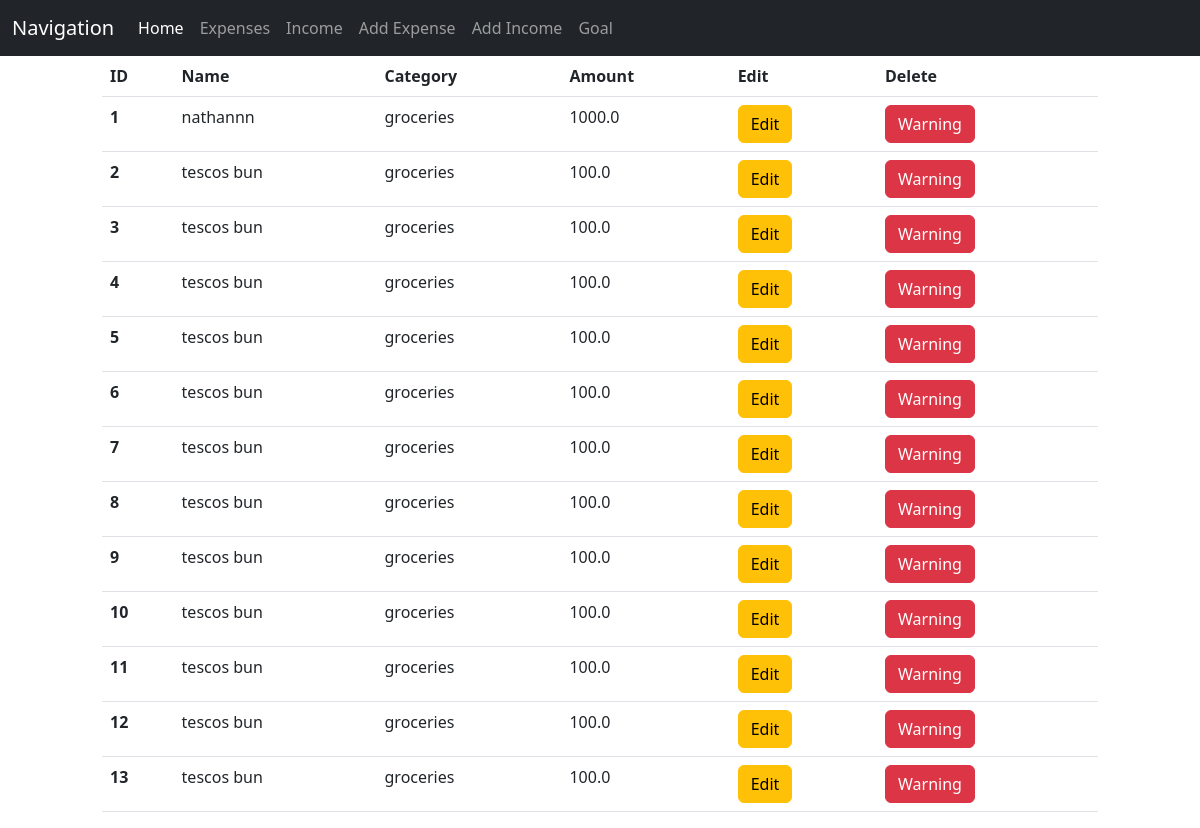
Page /Expense on the earlier database version.
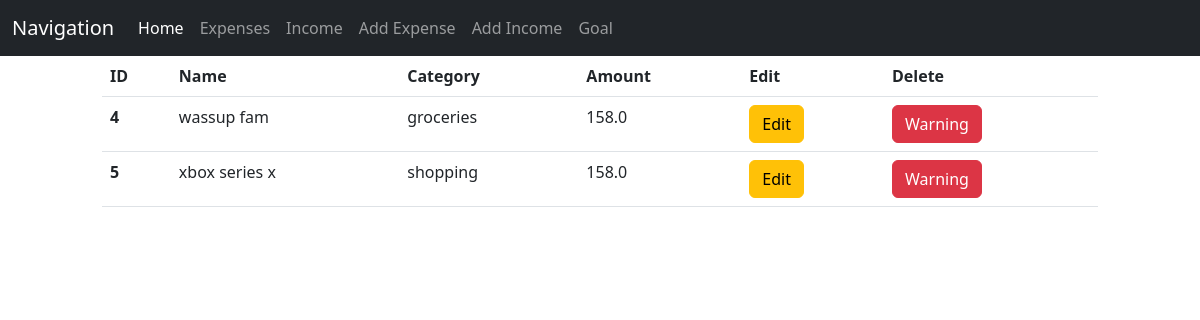
Same page on the later database version.
### app/models.py (models this page shows)
class expense(db.Model):
    id = db.Column(db.Integer, primary_key=True)
    name = db.Column(db.String(30), nullable=False, unique=True)
    category = db.Column(db.String(30), nullable=False)
    amount = db.Column(db.Float, nullable = False)

### app/views.py (the view)
@app.route('/Expense')
def Expense():
    if (expense.query.first() == None):
        entries = []
    else:
        entries = expense.query.all()
    return render_template('Expense.html', title = 'Expenses', entries = entries)

### app/templates/Expense.html
{% extends 'layout.html' %}
{% block content %}
<table class="table table-hover">
    <thead>
      <tr>
        <th scope="col">ID</th>
        <th scope="col">Name</th>
        <th scope="col">Category</th>
        <th scope="col">Amount</th>
        <th scope="col">Edit</th>
        <th scope="col">Delete</th>
      </tr>
    </thead>
    <tbody>
        {% for entry in entries %}
      <tr>
        <th>{{entry.id}}</td>
        <td>{{entry.name}}</td>
        <td>{{entry.category}}</td>
        <td>{{entry.amount}}</td>
        <td><button type="button" class="btn btn-warning">Edit</button></td>
        <td><button type="button" class="btn btn-danger">Warning</button></td>
      </tr>
      {% endfor %}
    </tbody>
  </table>
{% endblock %}

### app/templates/layout.html (shortened to what this page needs)
<!DOCTYPE html>
<html lang="en">
<head>
    <link href="https://cdn.jsdelivr.net/npm/bootstrap@5.2.3/dist/css/bootstrap.min.css" rel="stylesheet"
>
</head>
<body>
    <nav class="navbar navbar-expand-lg navbar-dark bg-dark">
        <div class="container-fluid">
          <a class="navbar-brand" href="#">Navigation</a>
          <div class="collapse navbar-collapse" id="navbarNavDropdown">
            <ul class="navbar-nav">
              <li class="nav-item">
                <a class="nav-link active" aria-current="page" href="#">Home</a>
              </li>
              <li class="nav-item">
                <a class="nav-link" href="/Expense">Expenses</a>
              </li>
              <li class="nav-item">
                <a class="nav-link" href="/Income">Income</a>
              </li>
              <li class="nav-item">
                <a class="nav-link" href="/AddExpense">Add Expense</a>
              </li>
              <li class="nav-item">
                <a class="nav-link" href="/AddIncome">Add Income</a>
              </li>
              <li class="nav-item">
                <a class="nav-link" href="/goal">Goal</a>
              </li>
            </ul>
          </div>
        </div>
      </nav>
    <div class ="row justify-content-center">
        <div class="col-md-10">
            {% block content %}
            {% endblock %}
        </div>
    </div>
</body>
</html>

Differences in the rows shown:
removed expense: id "1", name "nathannn", category "groceries", amount "1000.0"
removed expense: id "2", name "tescos bun", category "groceries", amount "100.0"
removed expense: id "3", name "tescos bun", category "groceries", amount "100.0"
removed expense: id "6", name "tescos bun", category "groceries", amount "100.0"
removed expense: id "7", name "tescos bun", category "groceries", amount "100.0"
removed expense: id "8", name "tescos bun", category "groceries", amount "100.0"
removed expense: id "9", name "tescos bun", category "groceries", amount "100.0"
removed expense: id "10", name "tescos bun", category "groceries", amount "100.0"
removed expense: id "11", name "tescos bun", category "groceries", amount "100.0"
removed expense: id "12", name "tescos bun", category "groceries", amount "100.0"
removed expense: id "13", name "tescos bun", category "groceries", amount "100.0"
changed expense "groceries": name "tescos bun" → "wassup fam"; amount "100.0" → "158.0"
changed expense id 5: name "tescos bun" → "xbox series x"; category "groceries" → "shopping"; amount "100.0" → "158.0"
